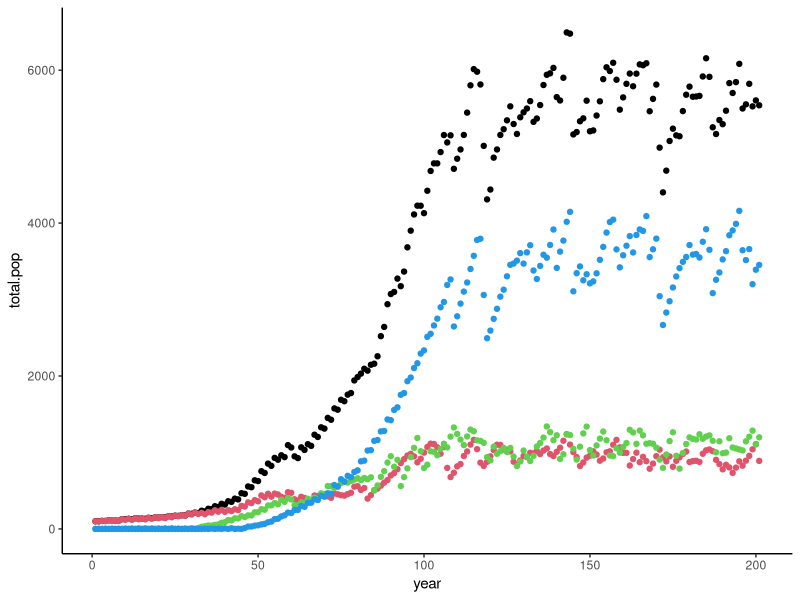

Recreate this plot in R.
##################################################
#Last edited by B. Goller on 29 March 2021
#Set up simple salmon IBM
##################################################
#Get the required packages
library(ggplot2)
##################################################
#Clear the workspace
rm(list = ls())
##################################################
##################################################
#DEFINE FUNCTIONS
##################################################
##################################################
#function that determines which fish reproduce, and how many offspring
#no generational overlap, so all adults from previous population die
reproduction <- function(return.fish, percent.repro, g.rate){
  return.fish$num.f1 <- rep(0,nrow(return.fish))
  repro.active <- sample(c(0,1), nrow(return.fish), prob = c(1-percent.repro, percent.repro), replace = TRUE)
  mean.offspring <- (nrow(return.fish)*g.rate)/sum(repro.active)
  return.fish$num.f1[repro.active==1] <- round(rnorm(sum(repro.active), mean = mean.offspring, sd = mean.offspring/10))
  return(return.fish$num.f1)
}
##################################################
#assign mass to fishies
nextgen.fish <- function(spawn.pop){
  nextgen <- data.frame(matrix(NA, sum(spawn.pop$num.f1), ncol(spawn.pop)))
  colnames(nextgen) <- colnames(spawn.pop)
  nextgen$year <- rep(spawn.pop$year[1], nrow(nextgen))
  nextgen$fish.num <- c(1:nrow(nextgen))+max(spawn.pop$fish.num)
  nextgen$migrant <- rep(0, nrow(nextgen))
  nextgen$age <- rep(0, nrow(nextgen))
  
  #SELECT ONE OPTION TO DETERMINE WHETHER AGE AT MATURATION IS FIXED
  #if prob = c(100,0) then there is no chance of developing a different maturation time
  #nextgen$age.mat <- sample(c(2,3), nrow(nextgen), prob = c(100,0), replace = TRUE)
  #allow some fish to evolve a 3-yr maturation if probability of selecting a 3 is >0
  nextgen$age.mat <- sample(c(2,3), nrow(nextgen), prob = c(97,3), replace = TRUE)
  
  #give offspring their parent's mass
  nextgen$mass <- unlist(apply(X = spawn.pop[,c("mass","num.f1")], MARGIN = 1, function(X) rep(X[1], X[2])))
  nextgen$river <- unlist(apply(X = spawn.pop[,c("river","num.f1")], MARGIN = 1, function(X) rep(X[1], X[2])))
  #keep track of parent fish.num
  nextgen$parent.num <- unlist(apply(X = spawn.pop[,c("fish.num","num.f1")], MARGIN = 1, function(X) rep(X[1], X[2])))
  return(nextgen)
}
##################################################
#assign mass to fishies
fatten.fish <- function(pop, mean, sd){
  masses <- rnorm(nrow(pop), mean = mean, sd = sd)
  return(masses)
}
##################################################
#enforce mortality by carrying capacity
k.mortality <- function(pop, k.lim){
  #ifelse(nrow(pop) > k.lim, survivors <- sample(c(1:nrow(pop)), k.lim, replace = FALSE), survivors <- c(1:nrow(pop)))
  
  #can add some random fluctuation to the carrying capacity
  var.lim <- k.lim+round(rnorm(1,mean = 0, sd = k.lim/5))
  
  ifelse(nrow(pop) > var.lim, survivors <- sample(c(1:nrow(pop)), var.lim, replace = FALSE), survivors <- c(1:nrow(pop)))
  
  #or could have a survivor sampling method that uses mass to increase likelihood of survival
  #ifelse(nrow(pop) > k.lim, survivors <- sample(c(1:nrow(pop)), k.lim, prob = pop$mass, replace = FALSE), survivors <- c(1:nrow(pop)))
  
  return(survivors)
}
##################################################
#allow some fishes to change their "river" designation
migration <- function(pop, river.list, migr.rate){
  #given a population, allow the river desigations to change 
  #according to the river.list provided, and migr.rates provided (vectors must match in length)
  #returns the new river designations only
  origin <- pop$river
  river.home <- data.frame(river = sample(river.list, nrow(pop), prob = migr.rate, replace = TRUE), migrant = rep(0,nrow(pop)))
  #keep track of any fish that switched river homes
  river.home[river.home[,1] != origin,2] <- 1
  
  return(river.home)
}
##################################################
##################################################
#Model a population
#start with 100 fish
#carrying capacity (K) = 5000
#population growth rate 1.2 (120%)
pop.initial <- 100
gen.growth <- 1.2
#will say that only half the fish reproduce
p.repro <- 0.5
yr.start <- 1970
habitat <- data.frame(river = c("Current", "Wolf", "Steel"), 
                      pop.k = c(500, 500, 2000), 
                      migr.curr = c(95,5,0), 
                      migr.wolf = c(5,90,5), 
                      migr.steel = c(0,5,95))

salmon.df.init <- data.frame(matrix(NA, pop.initial, 9))
colnames(salmon.df.init) <- c("year", "river", "fish.num", "mass", "age", "age.mat", "migrant", "num.f1","parent.num")
salmon.df.init$year <- rep(yr.start,nrow(salmon.df.init))
salmon.df.init$river <- factor(rep("Current",nrow(salmon.df.init)), levels = c("Current", "Steel", "Wolf"))
salmon.df.init$fish.num <- c(1:pop.initial)
salmon.df.init$age <- rep(0,nrow(salmon.df.init))
salmon.df.init$age.mat <- rep(2,nrow(salmon.df.init))
salmon.df.init$migrant <- rep(0,nrow(salmon.df.init))
salmon.df.init$mass <- fatten.fish(salmon.df.init, 8, 1)
#salmon.df.init$num.f1 <- reproduction(salmon.df.init, p.repro, gen.growth)



#set up a lake population
#fish from initial population swim out to the lake
lake.fishes <- salmon.df.init
lake.survey <- NULL
spawner.survey <- NULL
lake.survey[[1]] <- lake.fishes

for(i in c(1:200)){
  #clear the babies variable to make sure we don't accidentally carry over fish from last year
  babies <- NULL
  
  #fish in lake spend 1 year growing
  lake.fishes$year <- lake.fishes$year + 1
  lake.fishes$age <- lake.fishes$age + 1
  print(lake.fishes$year[1])
  
  #allow some fishes to change their river affiliation because of migration
  for(m in 1:nrow(habitat)){
    curr.residents <- which(lake.fishes$river == habitat$river[m] & lake.fishes$migrant == 0)
    if(length(curr.residents) > 0){
      lake.fishes[curr.residents, c("river", "migrant")] <- migration(lake.fishes[curr.residents,], habitat$river, habitat[m,3:5])
    }
  }
  
  for(r in 1:nrow(habitat)){
    #after that year was added, do a reproductive age check for the river
    spawners <- which(lake.fishes$age == lake.fishes$age.mat & lake.fishes$river == habitat$river[r])
    
    #only allow spawning if there are at least 10 fishes returning to spawn for any given river
    #otherwise fishes that reach reproductive age but don't have mates just die
    ifelse(length(spawners) > 19,
           {lake.fishes$num.f1[spawners] <- reproduction(lake.fishes[spawners,], p.repro, gen.growth);
           spawner.survey <- rbind(spawner.survey, lake.fishes[spawners,]);
           #get a data frame with all the babies that are leaving the stream and entering the lake
           babies <- nextgen.fish(lake.fishes[spawners,]);
           babies <- babies[k.mortality(babies, k.lim = habitat$pop.k[r]),]
           #let the babies swim out into the lake and join the non-spawner lake fish
           lake.fishes <- rbind(lake.fishes[-spawners,], babies)},
           ifelse(length(spawners) > 0,
                  lake.fishes <- lake.fishes[-spawners,],
                  lake.fishes <- lake.fishes))
  }
  
  
  #store the snapshot of what the lake population looks like for the year
  #post reproduction if any
  lake.survey[[i+1]] <- lake.fishes
}

lake.fish.count <- matrix(NA, length(lake.survey), 6)
for(a in 1:length(lake.survey)){
  lake.fish.count[a,] <- c(a, nrow(lake.survey[[a]]),
                           sum(lake.survey[[a]]$river == "Current"),
                           sum(lake.survey[[a]]$river == "Wolf"),
                           sum(lake.survey[[a]]$river == "Steel"),
                           sum(lake.survey[[a]]$age.mat == 3))
}

lake.fish.count <- data.frame(lake.fish.count)
colnames(lake.fish.count) <- c("year", "total.pop", "current.pop", "wolf.pop", "steel.pop")
library(ggplot2)

ggplot(data = lake.fish.count, aes(x = year, y = total.pop))+
  geom_point()+
  geom_point(data = lake.fish.count, aes(x = year, y = current.pop), col = 2)+
  geom_point(data = lake.fish.count, aes(x = year, y = wolf.pop), col = 3)+
  geom_point(data = lake.fish.count, aes(x = year, y = steel.pop), col = 4)+
  theme_classic()
